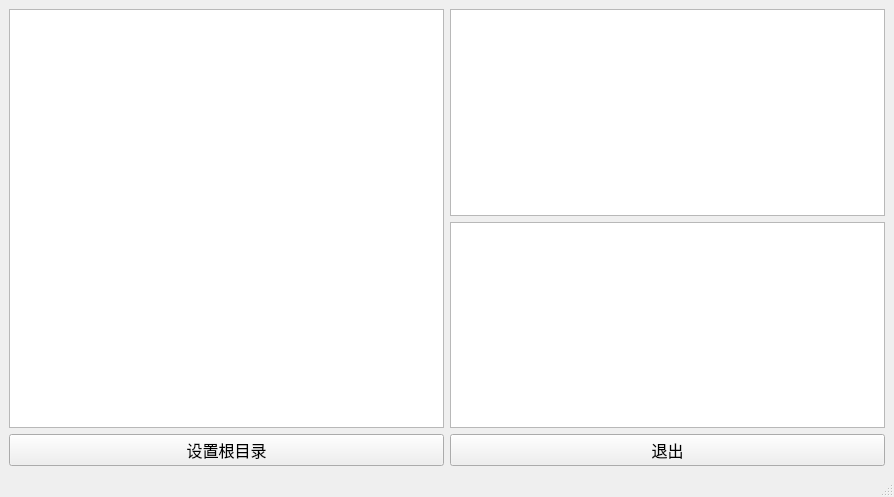
<?xml version="1.0" encoding="UTF-8"?>
<ui version="4.0">
 <class>TMainWindowFileSystem</class>
 <widget class="QMainWindow" name="TMainWindowFileSystem">
  <property name="geometry">
   <rect>
    <x>0</x>
    <y>0</y>
    <width>894</width>
    <height>497</height>
   </rect>
  </property>
  <property name="windowTitle">
   <string>MainWindow</string>
  </property>
  <widget class="QWidget" name="centralwidget">
   <layout class="QGridLayout" name="gridLayout">
    <item row="0" column="1">
     <widget class="QListView" name="listView"/>
    </item>
    <item row="2" column="0">
     <widget class="QPushButton" name="pushButton">
      <property name="font">
       <font>
        <pointsize>12</pointsize>
       </font>
      </property>
      <property name="text">
       <string>设置根目录</string>
      </property>
     </widget>
    </item>
    <item row="2" column="1">
     <widget class="QPushButton" name="pushButton_2">
      <property name="font">
       <font>
        <pointsize>12</pointsize>
       </font>
      </property>
      <property name="text">
       <string>退出</string>
      </property>
     </widget>
    </item>
    <item row="1" column="1">
     <widget class="QTableView" name="tableView"/>
    </item>
    <item row="0" column="0" rowspan="2">
     <widget class="QTreeView" name="treeView"/>
    </item>
   </layout>
  </widget>
  <widget class="QStatusBar" name="statusbar"/>
 </widget>
 <resources/>
 <connections>
  <connection>
   <sender>pushButton_2</sender>
   <signal>clicked()</signal>
   <receiver>TMainWindowFileSystem</receiver>
   <slot>close()</slot>
   <hints>
    <hint type="sourcelabel">
     <x>275</x>
     <y>445</y>
    </hint>
    <hint type="destinationlabel">
     <x>449</x>
     <y>253</y>
    </hint>
   </hints>
  </connection>
 </connections>
</ui>
